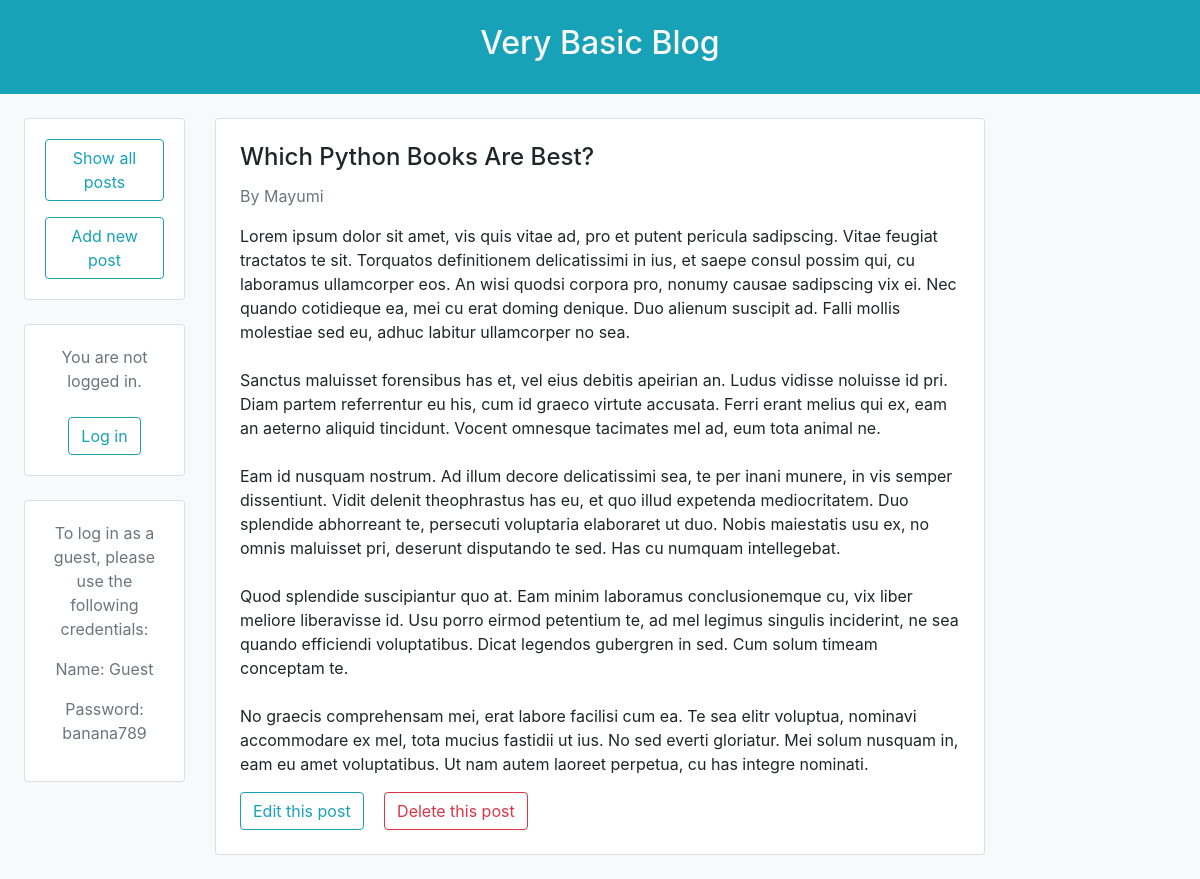
The page /post/19/ on the database its author committed.
### blog/models.py (models this page shows, shortened)
class Post(models.Model):
    title = models.CharField(max_length=200)
    body = models.TextField()
    author = models.ForeignKey(
        'auth.User',
        on_delete=models.CASCADE,
    )

### blog/views.py (the view)
# urls.py: path('post/<int:pk>/', BlogDetailView.as_view(), name='post_detail'),
class BlogDetailView(DetailView):
    model = Post
    template_name = 'post_detail.html'

### templates/post_detail.html
{% extends 'base.html' %}
{% block content %}
    <div class="card flex-row flex-wrap my-4">
        <div class="card-block px-4 py-4">
            <h4 class="card-title ">{{ post.title }}</h4>
            <p class="text-muted">By {{ post.author }}</p>
            <p class="card-text">{{ post.body|linebreaksbr }}</p>
            <a class="btn btn-outline-info mr-3" href="{% url 'post_edit' post.pk %}" role="button">Edit this post</a>
            <a class="btn btn-outline-danger" href="{% url 'post_delete' post.pk %}" role="button">Delete this post</a>
        </div>
    </div>
{% endblock content %}

### rows shown on the page
Post: title "Which Python Books Are Best?", author "Mayumi", body "Lorem ipsum dolor sit amet, vis quis vitae ad, pro et putent pericula sadipscing. Vitae feugiat tractatos te sit. Torquatos definitionem delicatissimi in ius, et saepe consul possim qui, cu laboramus ullamcorper eos. An wisi quodsi corpora pro, nonumy causae sadipscing vix ei. Nec quando cotidieque ea, mei cu erat doming denique. Duo alienum suscipit ad. Falli mollis molestiae sed eu, adhuc labitur ullamcorper no sea. Sanctus maluisset forensibus has et, vel eius debitis apeirian an. Ludus vidisse noluisse id pri. Diam partem referrentur eu his, cum id graeco virtute accusata. Ferri erant melius qui ex, eam an aeterno aliquid tincidunt. Vocent omnesque tacimates mel ad, eum tota animal ne.…"
